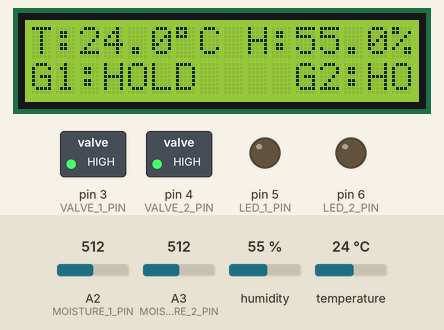
This sketch was run on a simulated Arduino Uno, built with avr-gcc and run on an emulated ATmega328P. Shown: 16×2 character LCD, switched loads named in the sketch (green lamp = pin HIGH), output pins drawn as LEDs (lit = HIGH). The test bench sets the inputs (shaded band); at power-on: A2 (MOISTURE_1_PIN) = 512, A3 (MOISTURE_2_PIN) = 512, humidity 55 %, temperature 24 °C. What the sketch prints to the serial monitor is not drawn.

Above: at 3.3 s.
3.4 s: A2 (MOISTURE_1_PIN) set to 588
9.2 s: A2 (MOISTURE_1_PIN) set to 611
At 13.5 s:
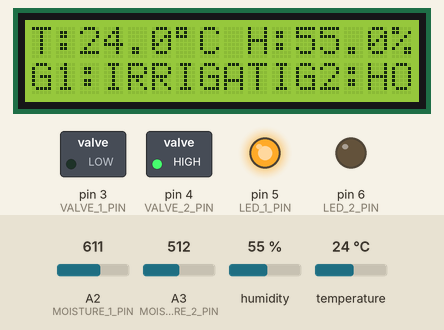
15.0 s: A3 (MOISTURE_2_PIN) set to 584
20.8 s: A3 (MOISTURE_2_PIN) set to 607
At 24.3 s:
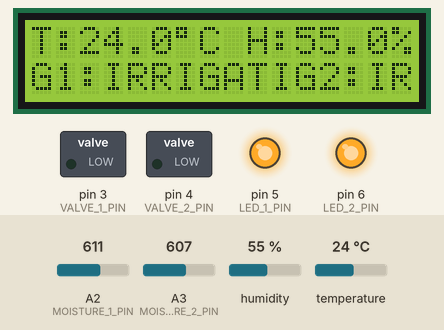
26.6 s: humidity set to 68 %
At 29.1 s:
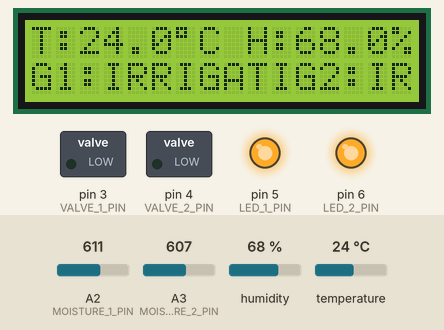
32.4 s: humidity set to 71 %
At 33.6 s:
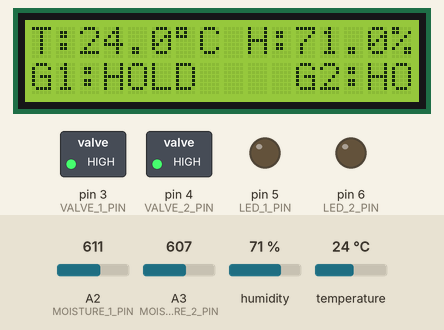
Timing chart, 0 to 35.4 s (numbered marks = the images above; inputs shaded):
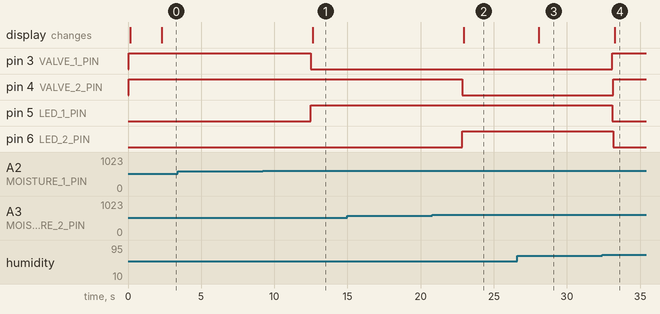

Measured:
- the behaviour switches between 599 and 600 on A2 (MOISTURE_1_PIN) (found by bisection; images 0 and 1)
- the behaviour switches between 599 and 600 on A3 (MOISTURE_2_PIN) (found by bisection; images 1 and 2)
- the behaviour switches between 69 and 70 % on humidity (found by bisection; images 3 and 4)
- after the input at 3.4 s, every drawn part: stays the same
- after the input at 9.2 s, pin 3 (VALVE_1_PIN): HIGH → LOW after 3.3 s; pin 5 (LED_1_PIN): LOW → HIGH after 3.3 s; the display: changes after 3.4 s (image 1)
- after the input at 15.0 s, every drawn part: stays the same
- after the input at 20.8 s, pin 4 (VALVE_2_PIN): HIGH → LOW after 2.0 s; pin 6 (LED_2_PIN): LOW → HIGH after 2.0 s; the display: changes after 2.1 s (image 2)
- after the input at 26.6 s, the display: changes after 1.5 s (image 3)
- after the input at 32.4 s, pin 3 (VALVE_1_PIN): LOW → HIGH after 0.71 s; pin 4 (VALVE_2_PIN): LOW → HIGH after 0.76 s; pin 5 (LED_1_PIN): HIGH → LOW after 0.71 s; pin 6 (LED_2_PIN): HIGH → LOW after 0.76 s; the display: changes after 0.87 s (image 4)

The sketch:

SmartIrrigationSystemMultiConditional.ino
```cpp
// Required Libraries
// 1. LiquidCrystal_I2C: For the 16x2 I2C LCD
// 2. DHT sensor library by Adafruit: For the DHT11 sensor

#include <Wire.h>
#include <LiquidCrystal_I2C.h>
#include <DHT.h>

// --- Hardware Pin Definitions ---

// DHT Sensor
#define DHTPIN 2      // Digital pin connected to the DHT sensor data pin
#define DHTTYPE DHT11 // DHT 11 sensor type

// Solenoid Valves (Relay Switches - Check if Active-LOW or Active-HIGH)
const int VALVE_1_PIN = 3; // Digital pin for Garden 1 Solenoid Valve
const int VALVE_2_PIN = 4; // Digital pin for Garden 2 Solenoid Valve

// Status LEDs
const int LED_1_PIN = 5; // Digital pin for Garden 1 Status LED (Irrigating)
const int LED_2_PIN = 6; // Digital pin for Garden 2 Status LED (Irrigating)

// Capacitive Moisture Sensors
// NOTE: These are used to get the reading, but the pin argument is removed from control_garden for clarity.
const int MOISTURE_1_PIN = A2; // Analog pin for Garden 1 Sensor
const int MOISTURE_2_PIN = A3; // Analog pin for Garden 2 Sensor

// LCD I2C Connections (SCL to A5, SDA to A4 - standard Uno I2C pins)
// LCD I2C Address (Commonly 0x27 or 0x3F - Check your module if 0x27 fails)
const int LCD_I2C_ADDRESS = 0x27;
LiquidCrystal_I2C lcd(LCD_I2C_ADDRESS, 16, 2);

// Initialize DHT sensor
DHT dht(DHTPIN, DHTTYPE);

// --- Configuration Variables ---

// Calibration Note: Capacitive sensors read HIGHER values when DRY, and LOWER values when WET.
// This threshold (600) means any reading >= 600 is considered DRY.
// YOU MUST CALIBRATE THIS VALUE FOR YOUR SOIL TYPE.
const int DRY_THRESHOLD = 600;

// Time delay between reading cycles (in milliseconds)
const int CYCLE_DELAY = 5000; // 5 seconds wait

// ** NEW WEATHER-BASED THRESHOLDS (Worst Case / High Demand Scenario) **
// Irrigation ONLY occurs if ALL three conditions are met: Soil is Dry AND Temp is HIGH AND RH is LOW.
const float TEMP_HIGH_THRESHOLD = 23.0; // Temperature (C) for HIGH water loss
const int RH_LOW_THRESHOLD = 70;        // Relative Humidity (%) for HIGH water loss

// --- Global Variables ---
int moisture_1_value = 0;
int moisture_2_value = 0;
float temperature = 0.0;
float humidity = 0.0;


// Function to read moisture and control irrigation for a single garden
// NOTE: I've removed the unused 'moisturePin' argument for cleaner code.
void control_garden(int valvePin, int ledPin, int gardenId, int moistureReading, float temp, float hum) {

  // 1. Determine if the soil is dry enough to warrant watering
  bool isSoilDry = (moistureReading >= DRY_THRESHOLD);

  // 2. Determine if the atmospheric demand is HIGH (Worst Case Scenario)
  // HIGH DEMAND is defined as: Temp >= 23.0 AND Hum < 70
  bool isHighDemandWeather = (temp >= TEMP_HIGH_THRESHOLD && hum < RH_LOW_THRESHOLD);

  // Irrigation Decision:
  // We only irrigate if the soil is dry AND the weather conditions maximize water loss.
  if (isSoilDry && isHighDemandWeather) {
    // WORST CASE: Dry Soil + High Water Loss Weather -> IRRIGATE NOW

    digitalWrite(valvePin, LOW);  // Turn Solenoid Valve ON (Assuming Active-LOW Relay)
    digitalWrite(ledPin, HIGH);   // Turn Status LED ON

    Serial.print("Garden ");
    Serial.print(gardenId);
    Serial.print(" is DRY and HIGH DEMAND. Valve OPEN @ ");
    Serial.print(temp);
    Serial.println("C.");

  } else {
    // BEST CASE/OTHER CASES: Keep the valve closed to conserve water.
    // This includes: Wet Soil (Moist) OR Low/Moderate Demand Weather

    digitalWrite(valvePin, HIGH); // Turn Solenoid Valve OFF (Assuming Active-LOW Relay)
    digitalWrite(ledPin, LOW);    // Turn Status LED OFF

    Serial.print("Garden ");
    Serial.print(gardenId);
    Serial.print(" is not irrigating (");

    if (!isSoilDry) {
      Serial.print("Soil MOIST");
    } else {
      Serial.print("Soil DRY, but Low Demand");
    }
    Serial.println("). Valve CLOSED.");
  }
}

// Function to update the 16x2 LCD display
void update_lcd() {
  // Clear the screen for fresh data
  lcd.clear();

  // Line 1: Environmental Data (Temp and Humidity)
  lcd.setCursor(0, 0);
  lcd.print("T:");
  lcd.print(temperature, 1); // Display temperature with 1 decimal place
  lcd.print((char)223); // Degree symbol
  lcd.print("C H:");
  lcd.print(humidity, 1);  // Display humidity with 1 decimal place
  lcd.print("%");

  // Line 2: Moisture Status for both Gardens - Now using combined logic status
  lcd.setCursor(0, 1);
  lcd.print("G1:");

  // Check the actual state of the valve, which reflects the combined logic
  if (digitalRead(VALVE_1_PIN) == LOW) {
    // Valve is OPEN (LOW) means it's currently Irrigating due to HIGH DEMAND
    lcd.print("IRRIGATING");
  } else {
    // Valve is CLOSED (HIGH) means the conditions are not met
    lcd.print("HOLD");
  }

  // Adjust position for Garden 2 display
  lcd.setCursor(11, 1);
  lcd.print("G2:");
  if (digitalRead(VALVE_2_PIN) == LOW) {
    lcd.print("IRR"); // Shortened for space
  } else {
    lcd.print("HOLD"); // Shortened for space
  }
}

void setup() {
  Serial.begin(9600);
  Serial.println("--- Automatic Irrigation System Initialized ---");
  Serial.println("Logic: IRRIGATE only if [Soil Dry] AND [Temp >= 23.0C AND Hum < 70%]");

  // Initialize Outputs (Valves and LEDs)
  pinMode(VALVE_1_PIN, OUTPUT);
  pinMode(VALVE_2_PIN, OUTPUT);
  pinMode(LED_1_PIN, OUTPUT);
  pinMode(LED_2_PIN, OUTPUT);

  // Ensure all valves are OFF and LEDs are OFF at startup
  digitalWrite(VALVE_1_PIN, HIGH); // OFF (Active-LOW)
  digitalWrite(VALVE_2_PIN, HIGH); // OFF (Active-LOW)
  digitalWrite(LED_1_PIN, LOW);    // OFF
  digitalWrite(LED_2_PIN, LOW);    // OFF

  // Initialize the DHT sensor
  dht.begin();

  // Initialize the LCD
  lcd.init();
  lcd.backlight(); // Turn on the backlight

  // Initial LCD message
  lcd.print("Smart Irrigation");
  lcd.setCursor(0, 1);
  lcd.print("System Ready.");
  delay(2000);
}

void loop() {
  // --- 1. Read Environmental Data (Temperature and Humidity) ---
  humidity = dht.readHumidity();
  temperature = dht.readTemperature();

  // Check if any reads failed and handle the error
  if (isnan(humidity) || isnan(temperature)) {
    Serial.println("Failed to read from DHT sensor! Using last valid data.");
    // Keep last valid values if possible, or use 0.0 (though it might trigger the HIGH demand logic if used as 0.0)
    // For simplicity, we skip if data is NaN, but we need T/H to run the logic.
    // If we can't read, it's safer to skip the cycle, or default to a "HOLD" state.
    // We will proceed, but the T/H check will rely on the last successful read or default 0.0.

    // To ensure safety, we will assume "Best Case" (LOW Demand) if we cannot read T/H
    temperature = TEMP_HIGH_THRESHOLD - 1.0; // Forces weather check to fail (LOW Demand)
    humidity = RH_LOW_THRESHOLD + 1;         // Forces weather check to fail (LOW Demand)

  }

  // --- 2. Read Soil Moisture Sensors ---
  moisture_1_value = analogRead(MOISTURE_1_PIN);
  moisture_2_value = analogRead(MOISTURE_2_PIN);

  // Print raw data to Serial Monitor for debugging and calibration
  Serial.print("\n[T/H]: ");
  Serial.print(temperature);
  Serial.print("C | ");
  Serial.print(humidity);
  Serial.print("% | [M1/M2]: ");
  Serial.print(moisture_1_value);
  Serial.print(" / ");
  Serial.println(moisture_2_value);

  // --- 3. Apply Irrigation Logic and Control Outputs ---

  // Garden 1 Control
  // Pass current T/H readings to the control function
  control_garden(VALVE_1_PIN, LED_1_PIN, 1, moisture_1_value, temperature, humidity);

  // Garden 2 Control
  // Pass current T/H readings to the control function
  control_garden(VALVE_2_PIN, LED_2_PIN, 2, moisture_2_value, temperature, humidity);

  // --- 4. Update LCD Display ---
  update_lcd();

  // Wait for the next cycle
  delay(CYCLE_DELAY);
}
```
